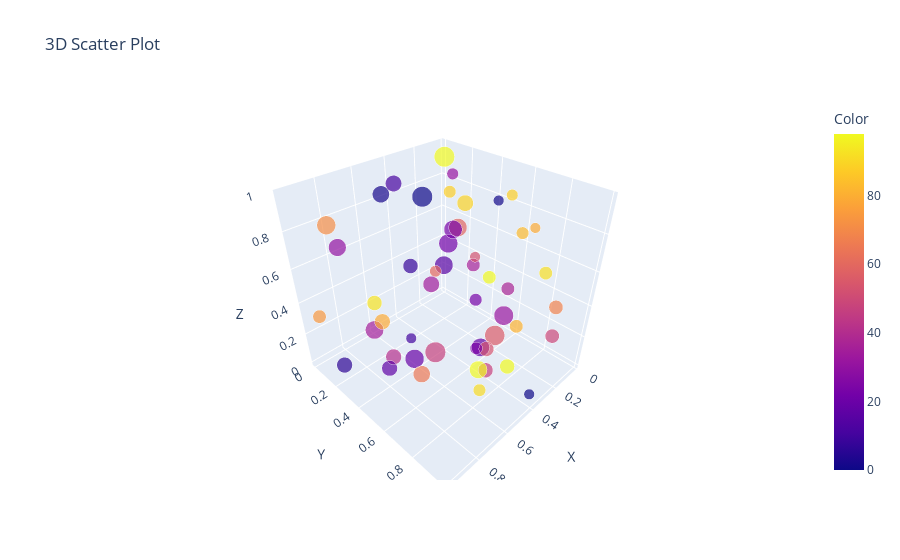

Write notebook code for a chart like this one.
### Markdown cell above
### 13. Create a 3D scatter plot using Plotly.

### Code cell
import plotly.express as px
import pandas as pd
import numpy as np

# Generate sample 3D data
np.random.seed(42)
data_3d = {
    'X': np.random.rand(50),
    'Y': np.random.rand(50),
    'Z': np.random.rand(50),
    'Size': np.random.randint(5, 20, 50),
    'Color': np.random.randint(0, 100, 50)
}
df_3d = pd.DataFrame(data_3d)

# Create a 3D scatter plot
fig = px.scatter_3d(df_3d, x='X', y='Y', z='Z',
                    size='Size', color='Color',
                    title='3D Scatter Plot')
fig.show()

### Figure 1 — Plotly figure (JSON) as saved in the notebook; plotly's stock layout.template omitted (floating-point values rounded to 4 significant figures)
{"data": [{"hovertemplate": "X=%{x}<br>Y=%{y}<br>Z=%{z}<br>Size=%{marker.size}<br>Color=%{marker.color}<extra></extra>", "legendgroup": "", "marker": {"color": [0, 10, 91, 56, 88, 49, 22, 30, 93, 41, 98, 6, 15, 89, 59, 1, 0, 47, 11, 68, 36, 31, 8, 98, 18, 47, 79, 2, 19, 23, 53, 32, 23, 74, 71, 35, 37, 83, 98, 88, 98, 24, 92, 17, 81, 65, 53, 34, 79, 60], "coloraxis": "coloraxis", "size": [5, 5, 7, 18, 6, 9, 16, 14, 10, 11, 8, 11, 15, 12, 15, 5, 19, 10, 12, 9, 8, 6, 10, 10, 15, 19, 5, 13, 16, 15, 10, 17, 7, 8, 16, 15, 8, 7, 14, 7, 19, 7, 8, 11, 8, 13, 5, 12, 11, 6], "sizemode": "area", "sizeref": 0.0475, "symbol": "circle"}, "mode": "markers", "name": "", "scene": "scene", "showlegend": false, "type": "scatter3d", "x": [0.3745, 0.9507, 0.732, 0.5987, 0.156, 0.156, 0.05808, 0.8662, 0.6011, 0.7081, 0.02058, 0.9699, 0.8324, 0.2123, 0.1818, 0.1834, 0.3042, 0.5248, 0.4319, 0.2912, 0.6119, 0.1395, 0.2921, 0.3664, 0.4561, 0.7852, 0.1997, 0.5142, 0.5924, 0.04645, 0.6075, 0.1705, 0.06505, 0.9489, 0.9656, 0.8084, 0.3046, 0.09767, 0.6842, 0.4402, 0.122, 0.4952, 0.03439, 0.9093, 0.2588, 0.6625, 0.3117, 0.5201, 0.5467, 0.1849], "y": [0.9696, 0.7751, 0.9395, 0.8948, 0.5979, 0.9219, 0.08849, 0.196, 0.04523, 0.3253, 0.3887, 0.2713, 0.8287, 0.3568, 0.2809, 0.5427, 0.1409, 0.8022, 0.07455, 0.9869, 0.7722, 0.1987, 0.005522, 0.8155, 0.7069, 0.729, 0.7713, 0.07404, 0.3585, 0.1159, 0.8631, 0.6233, 0.3309, 0.06356, 0.311, 0.3252, 0.7296, 0.6376, 0.8872, 0.4722, 0.1196, 0.7132, 0.7608, 0.5613, 0.771, 0.4938, 0.5227, 0.4275, 0.02542, 0.1079], "z": [0.03143, 0.6364, 0.3144, 0.5086, 0.9076, 0.2493, 0.4104, 0.7556, 0.2288, 0.07698, 0.2898, 0.1612, 0.9297, 0.8081, 0.6334, 0.8715, 0.8037, 0.1866, 0.8926, 0.5393, 0.8074, 0.8961, 0.318, 0.1101, 0.2279, 0.4271, 0.818, 0.8607, 0.006952, 0.5107, 0.4174, 0.2221, 0.1199, 0.3376, 0.9429, 0.3232, 0.5188, 0.703, 0.3636, 0.9718, 0.9624, 0.2518, 0.4972, 0.3009, 0.2848, 0.03689, 0.6096, 0.5027, 0.05148, 0.2786]}], "layout": {"coloraxis": {"colorbar": {"title": {"text": "Color"}}, "colorscale": [[0, "#0d0887"], [0.1111, "#46039f"], [0.2222, "#7201a8"], [0.3333, "#9c179e"], [0.4444, "#bd3786"], [0.5556, "#d8576b"], [0.6667, "#ed7953"], [0.7778, "#fb9f3a"], [0.8889, "#fdca26"], [1, "#f0f921"]]}, "legend": {"itemsizing": "constant", "tracegroupgap": 0}, "scene": {"domain": {"x": [0, 1], "y": [0, 1]}, "xaxis": {"title": {"text": "X"}}, "yaxis": {"title": {"text": "Y"}}, "zaxis": {"title": {"text": "Z"}}}, "title": {"text": "3D Scatter Plot"}}}
